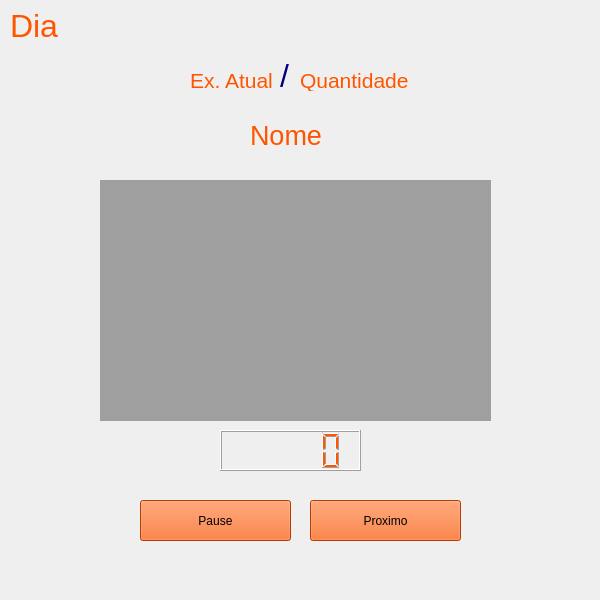
<?xml version="1.0" encoding="UTF-8"?>
<ui version="4.0">
 <class>MainWindow</class>
 <widget class="QMainWindow" name="MainWindow">
  <property name="geometry">
   <rect>
    <x>0</x>
    <y>0</y>
    <width>600</width>
    <height>600</height>
   </rect>
  </property>
  <property name="minimumSize">
   <size>
    <width>600</width>
    <height>600</height>
   </size>
  </property>
  <property name="maximumSize">
   <size>
    <width>600</width>
    <height>600</height>
   </size>
  </property>
  <property name="windowTitle">
   <string>MainWindow</string>
  </property>
  <widget class="QWidget" name="centralwidget">
   <widget class="QLabel" name="lbTituloTreinoAtual">
    <property name="geometry">
     <rect>
      <x>10</x>
      <y>10</y>
      <width>141</width>
      <height>31</height>
     </rect>
    </property>
    <property name="font">
     <font>
      <pointsize>24</pointsize>
     </font>
    </property>
    <property name="styleSheet">
     <string notr="true">color: rgb(255, 85, 0);</string>
    </property>
    <property name="text">
     <string>Dia</string>
    </property>
   </widget>
   <widget class="QLabel" name="lbExAtual">
    <property name="geometry">
     <rect>
      <x>190</x>
      <y>70</y>
      <width>91</width>
      <height>21</height>
     </rect>
    </property>
    <property name="font">
     <font>
      <pointsize>16</pointsize>
     </font>
    </property>
    <property name="styleSheet">
     <string notr="true">color: rgb(255, 85, 0);</string>
    </property>
    <property name="text">
     <string>Ex. Atual</string>
    </property>
   </widget>
   <widget class="QLabel" name="label_3">
    <property name="geometry">
     <rect>
      <x>280</x>
      <y>60</y>
      <width>21</width>
      <height>31</height>
     </rect>
    </property>
    <property name="font">
     <font>
      <pointsize>24</pointsize>
     </font>
    </property>
    <property name="styleSheet">
     <string notr="true">color: rgb(0, 0, 127);</string>
    </property>
    <property name="text">
     <string>/</string>
    </property>
   </widget>
   <widget class="QLabel" name="lbQuantEx">
    <property name="geometry">
     <rect>
      <x>300</x>
      <y>70</y>
      <width>121</width>
      <height>21</height>
     </rect>
    </property>
    <property name="font">
     <font>
      <pointsize>16</pointsize>
     </font>
    </property>
    <property name="styleSheet">
     <string notr="true">color: rgb(255, 85, 0);</string>
    </property>
    <property name="text">
     <string>Quantidade</string>
    </property>
   </widget>
   <widget class="QLabel" name="lbNomeExe">
    <property name="geometry">
     <rect>
      <x>250</x>
      <y>120</y>
      <width>71</width>
      <height>31</height>
     </rect>
    </property>
    <property name="font">
     <font>
      <pointsize>20</pointsize>
     </font>
    </property>
    <property name="styleSheet">
     <string notr="true">border-color: rgb(0, 0, 0);
color: rgb(255, 85, 0);</string>
    </property>
    <property name="text">
     <string>Nome</string>
    </property>
   </widget>
   <widget class="QMdiArea" name="maExercicio">
    <property name="geometry">
     <rect>
      <x>100</x>
      <y>180</y>
      <width>391</width>
      <height>241</height>
     </rect>
    </property>
   </widget>
   <widget class="QLCDNumber" name="lcdTimer">
    <property name="geometry">
     <rect>
      <x>220</x>
      <y>430</y>
      <width>141</width>
      <height>41</height>
     </rect>
    </property>
    <property name="styleSheet">
     <string notr="true">color: rgb(255, 85, 0);</string>
    </property>
   </widget>
   <widget class="QPushButton" name="btnPause">
    <property name="geometry">
     <rect>
      <x>140</x>
      <y>500</y>
      <width>151</width>
      <height>41</height>
     </rect>
    </property>
    <property name="styleSheet">
     <string notr="true">background-color: rgb(255, 85, 0);
color: rgb(0, 0, 0);</string>
    </property>
    <property name="text">
     <string>Pause</string>
    </property>
   </widget>
   <widget class="QPushButton" name="btnProximo">
    <property name="geometry">
     <rect>
      <x>310</x>
      <y>500</y>
      <width>151</width>
      <height>41</height>
     </rect>
    </property>
    <property name="styleSheet">
     <string notr="true">background-color: rgb(255, 85, 0);
color: rgb(0, 0, 0);</string>
    </property>
    <property name="text">
     <string>Proximo</string>
    </property>
   </widget>
  </widget>
 </widget>
 <resources/>
 <connections/>
</ui>
